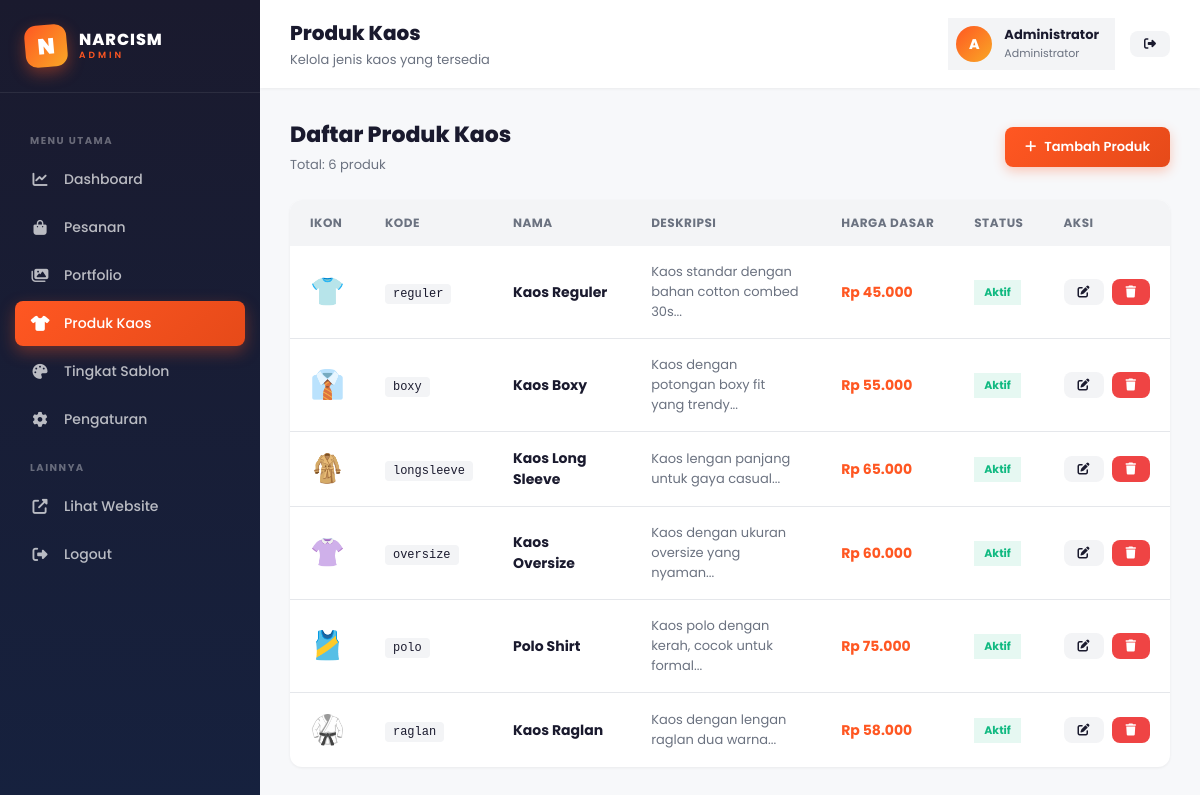
/admin/produk.php (signed in), run on the app's committed database.
### tables this page shows
CREATE TABLE IF NOT EXISTS produk (
    id INT AUTO_INCREMENT PRIMARY KEY,
    kode VARCHAR(50) UNIQUE NOT NULL,
    nama VARCHAR(100) NOT NULL,
    deskripsi TEXT,
    harga_dasar INT NOT NULL,
    ikon VARCHAR(10) DEFAULT '👕',
    aktif TINYINT(1) DEFAULT 1,
    urutan INT DEFAULT 0,
    created_at TIMESTAMP DEFAULT CURRENT_TIMESTAMP
);

### admin/includes/auth.php (called while the page is built, shortened)
<?php
require_once __DIR__ . '/../../functions.php';
function currentAdmin() {
    return [
        'id' => $_SESSION['admin_id'] ?? null,
        'username' => $_SESSION['admin_username'] ?? '',
        'nama' => $_SESSION['admin_nama'] ?? ''
    ];
}

### functions.php (called while the page is built, shortened)
<?php
function formatRupiah($angka) {
    return 'Rp ' . number_format($angka, 0, ',', '.');
}

### admin/produk.php (the view)
<?php
$page_title = 'Produk Kaos';
$page_subtitle = 'Kelola jenis kaos yang tersedia';
require_once __DIR__ . '/includes/header.php';
$produk = $pdo->query("SELECT * FROM produk ORDER BY urutan, id")->fetchAll();
?>
<div class="page-header">
    <div>
        <h2>Daftar Produk Kaos</h2>
        <p>Total: <?= count($produk) ?> produk</p>
    </div>
    <a href="produk-form.php" class="btn btn-primary">
        <i class="fas fa-plus"></i> Tambah Produk
    </a>
</div>
<div class="table-wrapper">
    <?php if (empty($produk)): ?>
    <div class="empty-state">
        <i class="fas fa-tshirt"></i>
        <h4>Belum ada produk</h4>
    </div>
    <?php else: ?>
    <table>
        <thead>
            <tr>
                <th style="width:60px">Ikon</th>
                <th>Kode</th>
                <th>Nama</th>
                <th>Deskripsi</th>
                <th>Harga Dasar</th>
                <th>Status</th>
                <th style="width:120px">Aksi</th>
            </tr>
        </thead>
        <tbody>
            <?php foreach ($produk as $p): ?>
            <tr>
                <td style="font-size:28px"><?= $p['ikon'] ?></td>
                <td><code style="background:#F3F4F6;padding:3px 8px;border-radius:4px;font-size:12px"><?= htmlspecialchars($p['kode']) ?></code></td>
                <td><strong><?= htmlspecialchars($p['nama']) ?></strong></td>
                <td style="max-width:250px;font-size:13px;color:#6B7280">
                    <?= htmlspecialchars(substr($p['deskripsi'], 0, 60)) ?>...
                </td>
                <td><strong style="color:#FF5722"><?= formatRupiah($p['harga_dasar']) ?></strong></td>
                <td>
                    <?php if ($p['aktif']): ?>
                    <span class="badge success">Aktif</span>
                    <?php else: ?>
                    <span class="badge gray">Nonaktif</span>
                    <?php endif; ?>
                </td>
                <td>
                    <div class="action-buttons">
                        <a href="produk-form.php?id=<?= $p['id'] ?>" class="btn btn-secondary btn-sm">
                            <i class="fas fa-edit"></i>
                        </a>
                        <a href="produk-delete.php?id=<?= $p['id'] ?>"
                           onclick="return confirmDelete('Hapus produk ini?')"
                           class="btn btn-danger btn-sm">
                            <i class="fas fa-trash"></i>
                        </a>
                    </div>
                </td>
            </tr>
            <?php endforeach; ?>
        </tbody>
    </table>
    <?php endif; ?>
</div>
<?php include __DIR__ . '/includes/footer.php'; ?>

### admin/includes/header.php (shortened to what this page needs)
<?php
require_once __DIR__ . '/auth.php';
$admin = currentAdmin();
$current_page = basename($_SERVER['PHP_SELF'], '.php');
?>
<!DOCTYPE html>
<html lang="id">
<head>
    <link rel="stylesheet" href="https://cdnjs.cloudflare.com/ajax/libs/font-awesome/6.4.0/css/all.min.css">
    <link rel="stylesheet" href="<?= BASE_URL ?>/admin/assets/admin.css">
</head>
<body>
<?php include __DIR__ . '/sidebar.php'; ?>
<div class="admin-main">
    <div class="admin-topbar">
        <div style="display:flex;align-items:center;gap:15px">
            <div class="topbar-title">
                <h1><?= $page_title ?? 'Dashboard' ?></h1>
                <p><?= $page_subtitle ?? 'Selamat datang di panel admin' ?></p>
            </div>
        </div>
        <div class="topbar-actions">
            <div class="topbar-user">
                <div class="user-avatar"><?= strtoupper(substr($admin['nama'] ?: $admin['username'], 0, 1)) ?></div>
                <div class="user-info">
                    <strong><?= htmlspecialchars($admin['nama'] ?: $admin['username']) ?></strong>
                    <small>Administrator</small>
                </div>
            </div>
            <a href="logout.php" class="btn btn-secondary btn-sm" title="Logout">
                <i class="fas fa-sign-out-alt"></i>
            </a>
        </div>
    </div>
    <div class="admin-content">

### admin/includes/sidebar.php (shortened to what this page needs)
<?php
$pesanan_baru = 0;
try {
    $pesanan_baru = (int) $pdo->query("SELECT COUNT(*) FROM pesanan WHERE status = 'menunggu'")->fetchColumn();
} catch (PDOException $e) {}
$menu_items = [
    ['page' => 'dashboard', 'url' => 'dashboard.php', 'icon' => 'fa-chart-line', 'label' => 'Dashboard'],
    ['page' => 'pesanan', 'url' => 'pesanan.php', 'icon' => 'fa-shopping-bag', 'label' => 'Pesanan', 'badge' => $pesanan_baru],
    ['page' => 'portfolio', 'url' => 'portfolio.php', 'icon' => 'fa-images', 'label' => 'Portfolio'],
    ['page' => 'produk', 'url' => 'produk.php', 'icon' => 'fa-tshirt', 'label' => 'Produk Kaos'],
    ['page' => 'tingkat', 'url' => 'tingkat.php', 'icon' => 'fa-palette', 'label' => 'Tingkat Sablon'],
    ['page' => 'pengaturan', 'url' => 'pengaturan.php', 'icon' => 'fa-cog', 'label' => 'Pengaturan'],
];
?>
<aside class="admin-sidebar" id="sidebar">
    <div class="sidebar-logo">
        <div class="sidebar-logo-icon">N</div>
        <div class="sidebar-logo-text">
            NARCISM
            <small>ADMIN</small>
        </div>
    </div>
    <ul class="sidebar-menu">
        <li class="sidebar-section">Menu Utama</li>
        <?php foreach ($menu_items as $item): ?>
        <li>
            <a href="<?= $item['url'] ?>" class="<?= strpos($current_page ?? '', $item['page']) === 0 ? 'active' : '' ?>">
                <i class="fas <?= $item['icon'] ?>"></i>
                <span><?= $item['label'] ?></span>
            </a>
        </li>
        <?php endforeach; ?>
        <li class="sidebar-section">Lainnya</li>
        <li>
            <a href="<?= BASE_URL ?>/index.php" target="_blank">
                <i class="fas fa-external-link-alt"></i>
                <span>Lihat Website</span>
            </a>
        </li>
        <li>
            <a href="logout.php" onclick="return confirm('Yakin mau logout?')">
                <i class="fas fa-sign-out-alt"></i>
                <span>Logout</span>
            </a>
        </li>
    </ul>
</aside>

### admin/includes/footer.php (shortened to what this page needs)
    </div>
</div>
</body>
</html>

### data on the page
produk: ikon "👕", kode "reguler", nama "Kaos Reguler", deskripsi "Kaos standar dengan bahan cotton combed 30s", harga_dasar "Rp 45.000", aktif "Aktif"
produk: ikon "👔", kode "boxy", nama "Kaos Boxy", deskripsi "Kaos dengan potongan boxy fit yang trendy", harga_dasar "Rp 55.000", aktif "Aktif"
produk: ikon "🧥", kode "longsleeve", nama "Kaos Long Sleeve", deskripsi "Kaos lengan panjang untuk gaya casual", harga_dasar "Rp 65.000", aktif "Aktif"
produk: ikon "👚", kode "oversize", nama "Kaos Oversize", deskripsi "Kaos dengan ukuran oversize yang nyaman", harga_dasar "Rp 60.000", aktif "Aktif"
produk: ikon "🎽", kode "polo", nama "Polo Shirt", deskripsi "Kaos polo dengan kerah, cocok untuk formal", harga_dasar "Rp 75.000", aktif "Aktif"
produk: ikon "🥋", kode "raglan", nama "Kaos Raglan", deskripsi "Kaos dengan lengan raglan dua warna", harga_dasar "Rp 58.000", aktif "Aktif"

### other printed values
$item['label'] "Dashboard"
$item['label'] "Pesanan"
$item['label'] "Portfolio"
$item['label'] "Produk Kaos"
$item['label'] "Tingkat Sablon"
$item['label'] "Pengaturan"
$page_title "Produk Kaos"
$page_subtitle "Kelola jenis kaos yang tersedia"
substr($admin['nama'] ?: $admin['username'], 0, 1) "A"
$admin['nama'] ?: $admin['username'] "Administrator"
count($produk) "6"
